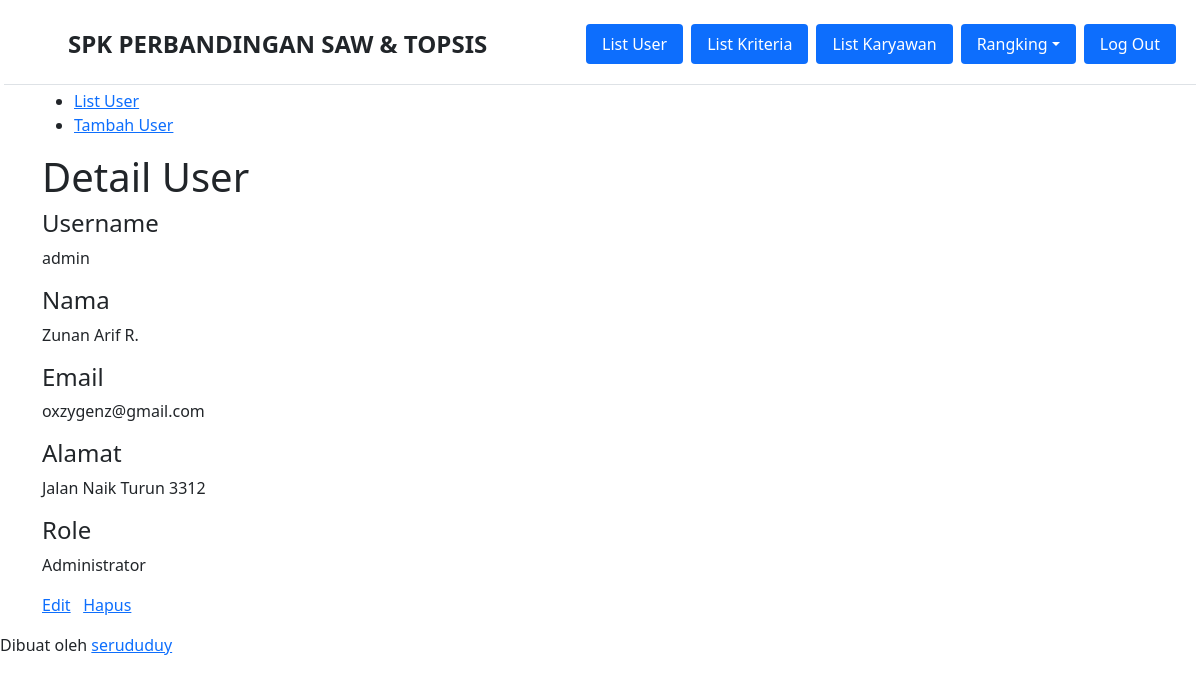
Page /single-user.php?id=1 (signed in) on the earlier database version.
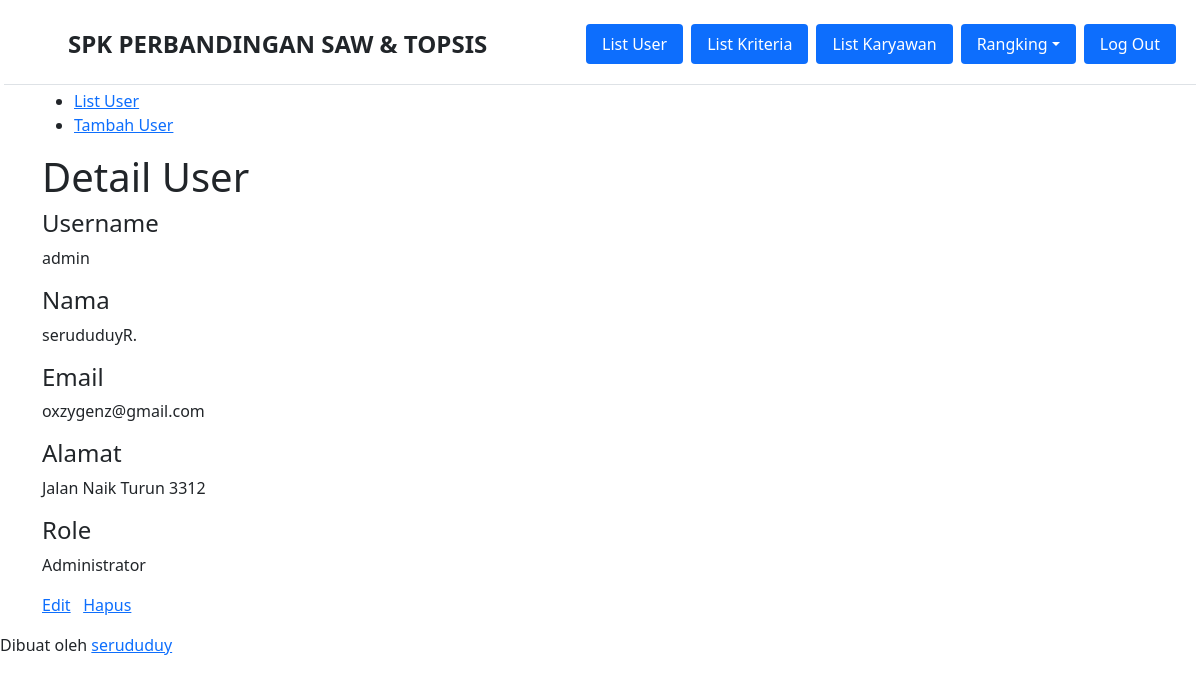
Same page on the later database version.
### tables this page shows
CREATE TABLE `user` (
  `id_user` int(5) NOT NULL,
  `username` varchar(16) NOT NULL,
  `password` varchar(50) NOT NULL,
  `nama` varchar(70) NOT NULL,
  `email` varchar(50) DEFAULT NULL,
  `alamat` varchar(100) DEFAULT NULL,
  `role` char(1) NOT NULL
);

### single-user.php (the view, shortened to what this page needs)
<?php require_once('includes/init.php'); ?>
<?php
$ada_error = false;
$result = '';
$id_user = (isset($_GET['id'])) ? trim($_GET['id']) : '';
if(!$id_user) {
	$ada_error = 'Maaf, data tidak dapat diproses.';
} else {
	$query = $pdo->prepare('SELECT id_user, username, nama, email, alamat, role FROM user WHERE user.id_user = :id_user');
	$query->execute(array('id_user' => $id_user));
	$result = $query->fetch();
}
?>
<?php
$judul_page = 'Detail User';
require_once('template-parts/header.php');
?>
	<div class="main-content-row">
	<div class="container clearfix">
		<?php include_once('template-parts/sidebar-user.php'); ?>
		<div class="main-content the-content">
			<h1><?php echo $judul_page; ?></h1>
			<?php if($ada_error): ?>
				<?php echo '<p>'.$ada_error.'</p>'; ?>
			<?php elseif(!empty($result)): ?>
				<h4>Username</h4>
				<p><?php echo $result['username']; ?></p>
				<h4>Nama</h4>
				<p><?php echo $result['nama']; ?></p>
				<h4>Email</h4>
				<p><?php echo $result['email']; ?></p>
				<h4>Alamat</h4>
				<p><?php echo $result['alamat']; ?></p>
				<h4>Role</h4>
				<p><?php
				if($result['role'] == 1) {
					echo 'Administrator';
				} elseif($result['role'] == 2) {
					echo 'Petugas';
				}
				?></p>
			<?php endif; ?>
			<p><a href="edit-user.php?id=<?php echo $id_user; ?>" class="button"> Edit</a> <a href="hapus-user.php?id=<?php echo $id_user; ?>" class="button button-red yaqin-hapus"> Hapus</a></p>
		</div>
	</div>
	</div>
<?php
require_once('template-parts/footer.php');

Differences in the rows shown:
changed user "admin": nama "Zunan Arif R." → "serududuyR."
